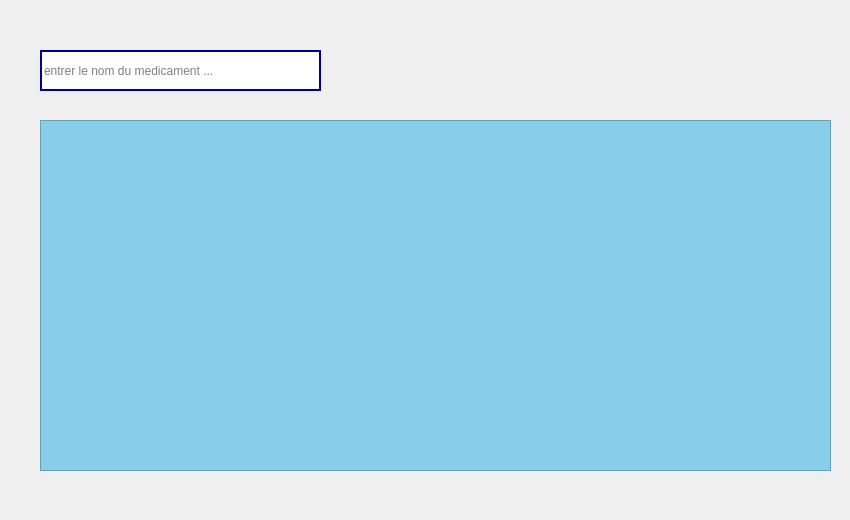
      <widget class="QWidget" name="Rechercher">
       <attribute name="title">
        <string>Rechercher medicament</string>
       </attribute>
       <widget class="QLineEdit" name="lineEditRechercher">
        <property name="geometry">
         <rect>
          <x>40</x>
          <y>50</y>
          <width>281</width>
          <height>41</height>
         </rect>
        </property>
        <property name="styleSheet">
         <string notr="true">border-color:darkblue ;
border-style:solid;
border-width:2px;</string>
        </property>
        <property name="placeholderText">
         <string>entrer le nom du medicament ...</string>
        </property>
       </widget>
       <widget class="QTableView" name="tableRechercheMed">
        <property name="geometry">
         <rect>
          <x>40</x>
          <y>120</y>
          <width>791</width>
          <height>351</height>
         </rect>
        </property>
        <property name="styleSheet">
         <string notr="true">background-color:skyblue;</string>
        </property>
       </widget>
       <widget class="QLabel" name="label_17">
        <property name="geometry">
         <rect>
          <x>0</x>
          <y>0</y>
          <width>841</width>
          <height>511</height>
         </rect>
        </property>
        <property name="text">
         <string/>
        </property>
        <property name="pixmap">
         <pixmap>../../Desktop/2A/Projet_C++/blue-medical-science-background-vector-19610567.jpg</pixmap>
        </property>
       </widget>
       <zorder>label_17</zorder>
       <zorder>lineEditRechercher</zorder>
       <zorder>tableRechercheMed</zorder>
      </widget>
